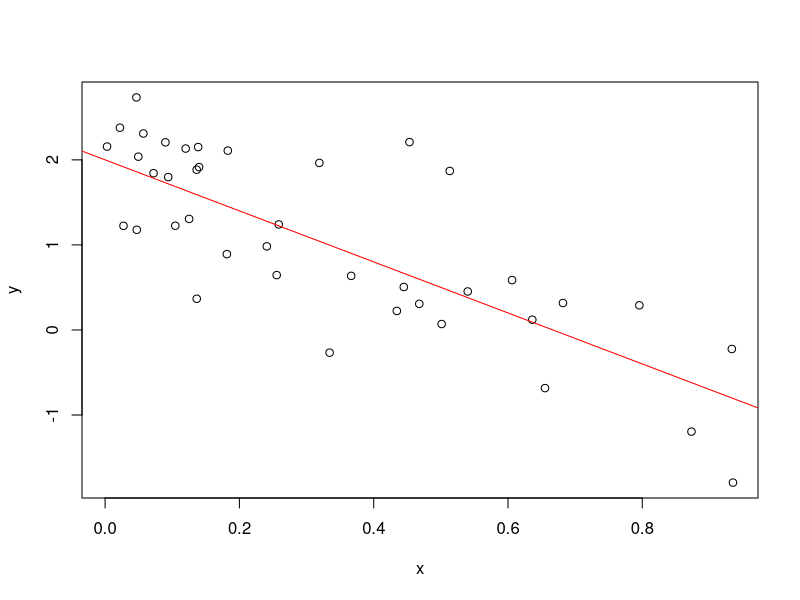

Reproduce this figure in R.
a <- 2
b <- -3
sig_sq <- 0.5
x <- runif(40)
y <- a + b * x + rnorm(40, sd = sqrt(sig_sq))
(x_n <- mean(x))
#> [1] 0.579
write(x_n, "mittelwert_x.txt")
plot(x, y)
abline(a, b, col = "red")
